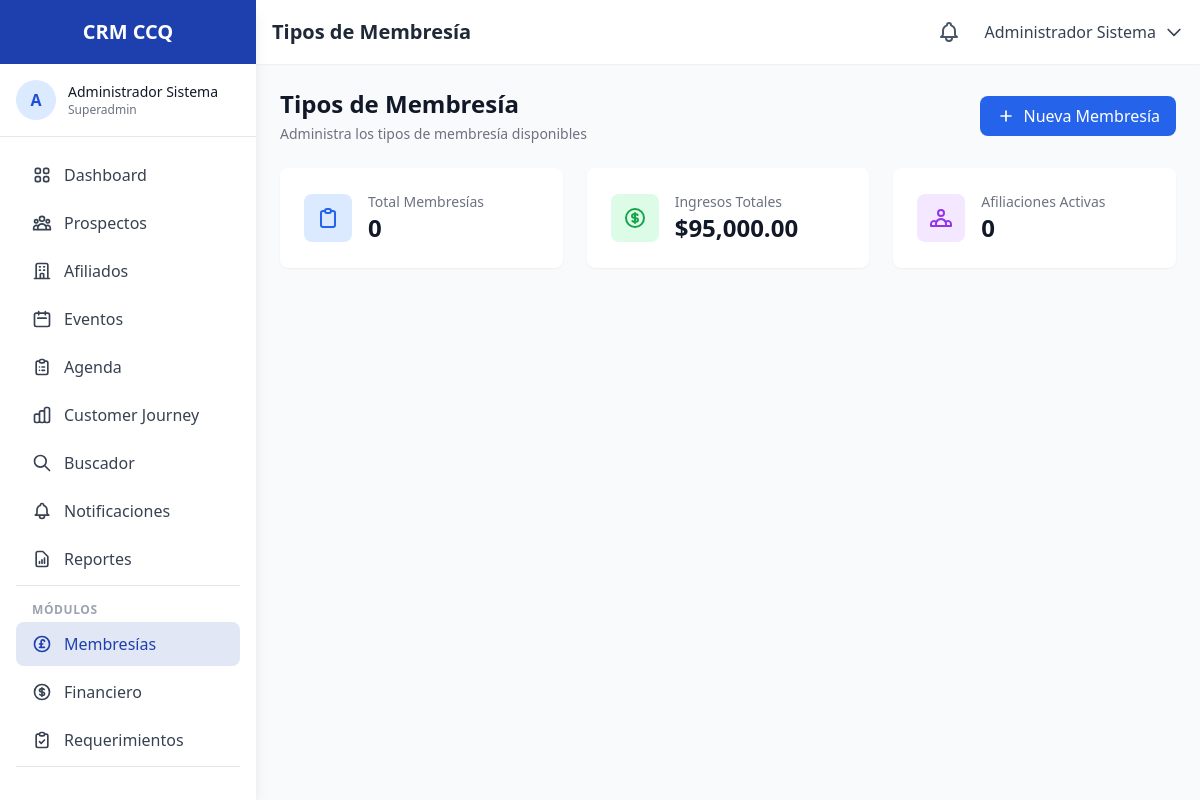
The app's page /membresias (signed in), older data.
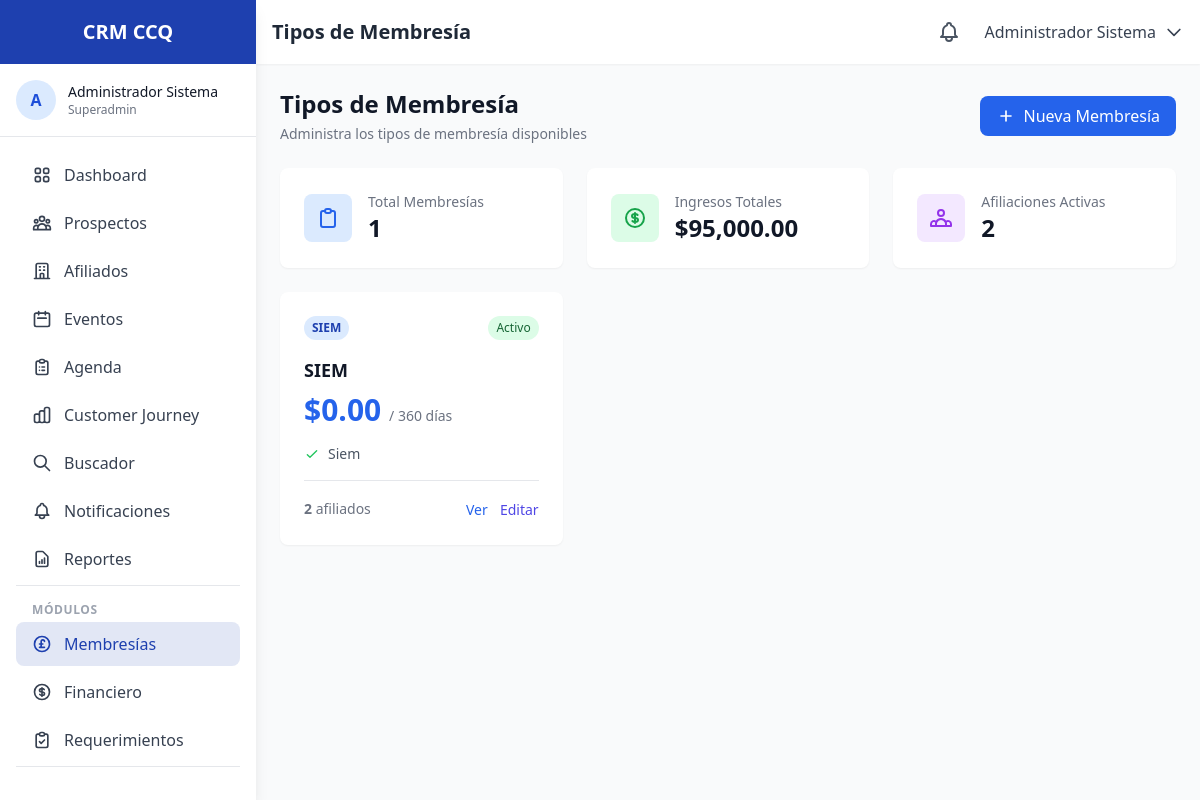
The same page, newer data.
### tables this page shows
CREATE TABLE IF NOT EXISTS `membership_types` (
    `id` INT UNSIGNED AUTO_INCREMENT PRIMARY KEY,
    `name` VARCHAR(100) NOT NULL,
    `code` VARCHAR(20) NOT NULL UNIQUE,
    `price` DECIMAL(10,2) NOT NULL,
    `duration_days` INT DEFAULT 360,
    `benefits` JSON,
    `is_active` TINYINT(1) DEFAULT 1,
    `created_at` TIMESTAMP DEFAULT CURRENT_TIMESTAMP
);

### app/controllers/MembershipsController.php (called while the page is built, shortened)
<?php
class MembershipsController extends Controller {
    private MembershipType $membershipModel;
    public function __construct(array $params = []) {
        $this->membershipModel = new MembershipType();
    }
    public function index(): void {
        $memberships = $this->membershipModel->getAllWithStats();
        $totalRevenue = $this->membershipModel->getRevenue();
        $this->view('memberships/index', [
            'pageTitle' => 'Tipos de Membresía',
            'currentPage' => 'membresias',
            'memberships' => $memberships,
            'totalRevenue' => $totalRevenue
        ]);
    }
}

### public/index.php (called while the page is built, shortened)
<?php
spl_autoload_register(function ($class) {
    $paths = [
        APP_PATH . '/core/' . $class . '.php',
        APP_PATH . '/controllers/' . $class . '.php',
        APP_PATH . '/models/' . $class . '.php'
    ];
    foreach ($paths as $path) {
        if (file_exists($path)) {
            return;
        }
    }
});
$router = new Router();
$router->add('', ['controller' => 'home', 'action' => 'index']);
$router->add('login', ['controller' => 'auth', 'action' => 'login']);
$router->add('logout', ['controller' => 'auth', 'action' => 'logout']);
$router->add('register', ['controller' => 'auth', 'action' => 'register']);
$router->add('recuperar-password', ['controller' => 'auth', 'action' => 'forgotPassword']);
$router->add('restablecer-password', ['controller' => 'auth', 'action' => 'resetPassword']);
$router->add('dashboard', ['controller' => 'dashboard', 'action' => 'index']);
$router->add('dashboard/afiliador', ['controller' => 'dashboard', 'action' => 'afiliador']);
$router->add('dashboard/comercial', ['controller' => 'dashboard', 'action' => 'comercial']);
$router->add('dashboard/direccion', ['controller' => 'dashboard', 'action' => 'direccion']);
$router->add('dashboard/contabilidad', ['controller' => 'dashboard', 'action' => 'contabilidad']);
$router->add('prospectos', ['controller' => 'prospects', 'action' => 'index']);
$router->add('prospectos/nuevo', ['controller' => 'prospects', 'action' => 'create']);
$router->add('prospectos/{id}', ['controller' => 'prospects', 'action' => 'show']);
$router->add('prospectos/{id}/editar', ['controller' => 'prospects', 'action' => 'edit']);
$router->add('prospectos/{id}/eliminar', ['controller' => 'prospects', 'action' => 'delete']);
$router->add('prospectos/canal/{channel}', ['controller' => 'prospects', 'action' => 'byChannel']);
$router->add('afiliados', ['controller' => 'affiliates', 'action' => 'index']);
$router->add('afiliados/nuevo', ['controller' => 'affiliates', 'action' => 'create']);
$router->add('afiliados/{id}', ['controller' => 'affiliates', 'action' => 'show']);
$router->add('afiliados/{id}/editar', ['controller' => 'affiliates', 'action' => 'edit']);
$router->add('afiliados/{id}/expediente', ['controller' => 'affiliates', 'action' => 'digitalFile']);
$router->add('afiliados/vencimientos', ['controller' => 'affiliates', 'action' => 'expirations']);
$router->add('afiliados/exafiliados', ['controller' => 'affiliates', 'action' => 'former']);
$router->add('eventos', ['controller' => 'events', 'action' => 'index']);
$router->add('eventos/nuevo', ['controller' => 'events', 'action' => 'create']);
$router->add('eventos/{id}', ['controller' => 'events', 'action' => 'show']);
$router->add('eventos/{id}/editar', ['controller' => 'events', 'action' => 'edit']);
$router->add('eventos/{id}/registro', ['controller' => 'events', 'action' => 'registration']);
$router->add('eventos/{id}/asistencia', ['controller' => 'events', 'action' => 'attendance']);
$router->add('agenda', ['controller' => 'agenda', 'action' => 'index']);
$router->add('agenda/nueva', ['controller' => 'agenda', 'action' => 'create']);
$router->add('agenda/{id}', ['controller' => 'agenda', 'action' => 'show']);
$router->add('agenda/{id}/editar', ['controller' => 'agenda', 'action' => 'edit']);
$router->add('agenda/api/eventos', ['controller' => 'agenda', 'action' => 'apiEvents']);
$router->add('buscador', ['controller' => 'search', 'action' => 'index']);
$router->add('buscador/resultados', ['controller' => 'search', 'action' => 'results']);
$router->add('buscador/no-match', ['controller' => 'search', 'action' => 'noMatch']);
$router->add('journey', ['controller' => 'journey', 'action' => 'index']);
$router->add('journey/{id}', ['controller' => 'journey', 'action' => 'show']);
$router->add('journey/upselling', ['controller' => 'journey', 'action' => 'upselling']);
$router->add('journey/crossselling', ['controller' => 'journey', 'action' => 'crossselling']);
$router->add('notificaciones', ['controller' => 'notifications', 'action' => 'index']);
$router->add('notificaciones/marcar-leida/{id}', ['controller' => 'notifications', 'action' => 'markRead']);
$router->add('reportes', ['controller' => 'reports', 'action' => 'index']);
$router->add('reportes/comerciales', ['controller' => 'reports', 'action' => 'commercial']);
$router->add('reportes/financieros', ['controller' => 'reports', 'action' => 'financial']);
$router->add('reportes/operativos', ['controller' => 'reports', 'action' => 'operational']);
$router->add('configuracion', ['controller' => 'config', 'action' => 'index']);
$router->add('configuracion/sitio', ['controller' => 'config', 'action' => 'site']);
$router->add('configuracion/correo', ['controller' => 'config', 'action' => 'email']);
$router->add('configuracion/correo/probar', ['controller' => 'config', 'action' => 'testEmail']);
$router->add('configuracion/estilos', ['controller' => 'config', 'action' => 'styles']);
$router->add('configuracion/pagos', ['controller' => 'config', 'action' => 'payments']);
$router->add('configuracion/api', ['controller' => 'config', 'action' => 'api']);
$router->add('configuracion/usuarios', ['controller' => 'config', 'action' => 'users']);
$router->add('perfil', ['controller' => 'profile', 'action' => 'index']);
$router->add('perfil/actualizar', ['controller' => 'profile', 'action' => 'update']);
$router->add('perfil/password', ['controller' => 'profile', 'action' => 'changePassword']);
$router->add('usuarios', ['controller' => 'users', 'action' => 'index']);
$router->add('usuarios/nuevo', ['controller' => 'users', 'action' => 'create']);
$router->add('usuarios/{id}', ['controller' => 'users', 'action' => 'show']);
$router->add('usuarios/{id}/editar', ['controller' => 'users', 'action' => 'edit']);
$router->add('membresias', ['controller' => 'memberships', 'action' => 'index']);
$router->add('membresias/nuevo', ['controller' => 'memberships', 'action' => 'create']);
$router->add('membresias/{id}', ['controller' => 'memberships', 'action' => 'show']);
$router->add('membresias/{id}/editar', ['controller' => 'memberships', 'action' => 'edit']);
$router->add('financiero', ['controller' => 'financial', 'action' => 'index']);
$router->add('financiero/pagos', ['controller' => 'financial', 'action' => 'payments']);
$router->add('financiero/facturas', ['controller' => 'financial', 'action' => 'invoices']);
$router->add('financiero/reporte', ['controller' => 'financial', 'action' => 'report']);
$router->add('financiero/registrar-pago', ['controller' => 'financial', 'action' => 'recordPayment']);
$router->add('financiero/generar-factura', ['controller' => 'financial', 'action' => 'generateInvoice']);
$router->add('importar', ['controller' => 'import', 'action' => 'index']);
$router->add('importar/procesar', ['controller' => 'import', 'action' => 'process']);
$router->add('importar/plantilla', ['controller' => 'import', 'action' => 'template']);
$router->add('auditoria', ['controller' => 'audit', 'action' => 'index']);
$router->add('auditoria/buscar', ['controller' => 'audit', 'action' => 'search']);
$router->add('auditoria/actividad', ['controller' => 'audit', 'action' => 'activity']);
$router->add('auditoria/usuario/{id}', ['controller' => 'audit', 'action' => 'byUser']);
$router->add('auditoria/tabla', ['controller' => 'audit', 'action' => 'byTable']);
$router->add('requerimientos', ['controller' => 'requirements', 'action' => 'index']);
$router->add('requerimientos/nuevo', ['controller' => 'requirements', 'action' => 'create']);
$router->add('requerimientos/mis-requerimientos', ['controller' => 'requirements', 'action' => 'myRequirements']);
$router->add('requerimientos/actualizar-estado', ['controller' => 'requirements', 'action' => 'updateStatus']);
$router->add('requerimientos/{id}', ['controller' => 'requirements', 'action' => 'show']);
$router->add('requerimientos/{id}/editar', ['controller' => 'requirements', 'action' => 'edit']);
$router->add('api/prospectos', ['controller' => 'api', 'action' => 'prospects']);
$router->add('api/afiliados', ['controller' => 'api', 'action' => 'affiliates']);
$router->add('api/eventos', ['controller' => 'api', 'action' => 'events']);
$router->add('api/dashboard', ['controller' => 'api', 'action' => 'dashboard']);
$router->add('api/notificaciones', ['controller' => 'api', 'action' => 'notifications']);
$router->add('api/buscar', ['controller' => 'api', 'action' => 'search']);
$url = $_GET['url'] ?? '';
try {
    $router->dispatch($url);
} catch (Exception $e) {
    $code = $e->getCode() ?: 500;
    http_response_code($code);
    if ($code === 404) {
        require_once APP_PATH . '/views/errors/404.php';
    } else {
        echo "Error: " . $e->getMessage();
    }
}

### app/core/Database.php (called while the page is built, shortened)
<?php
class Database {
    private static $instance = null;
    private $pdo;
    private function __construct() {
        try {
            $dsn = "mysql:host=" . DB_HOST . ";dbname=" . DB_NAME . ";charset=" . DB_CHARSET;
            $this->pdo = new PDO($dsn, DB_USER, DB_PASS, DB_OPTIONS);
        } catch (PDOException $e) {
            throw new Exception("Database connection failed: " . $e->getMessage());
        }
    }
    public static function getInstance(): self {
        if (self::$instance === null) {
            self::$instance = new self();
        }
        return self::$instance;
    }
    public function query(string $sql, array $params = []): PDOStatement {
        $stmt = $this->pdo->prepare($sql);
        $stmt->execute($params);
        return $stmt;
    }
    public function fetchAll(string $sql, array $params = []): array {
        $stmt = $this->query($sql, $params);
        return $stmt->fetchAll();
    }
}

### app/models/MembershipType.php (called while the page is built, shortened)
<?php
class MembershipType extends Model {
    protected string $table = 'membership_types';
    public function getAllWithStats(): array {
        $sql = "SELECT m.*,
                       COUNT(a.id) as total_affiliations,
                       SUM(CASE WHEN a.status = 'active' THEN 1 ELSE 0 END) as active_affiliations
                FROM {$this->table} m
                LEFT JOIN affiliations a ON m.id = a.membership_type_id
                GROUP BY m.id
                ORDER BY m.price";
        return $this->raw($sql);
    }
}

### app/core/Model.php (called while the page is built, shortened)
<?php
abstract class Model {
    protected Database $db;
    public function __construct() {
        $this->db = Database::getInstance();
    }
    protected function raw(string $sql, array $params = []): array {
        return $this->db->fetchAll($sql, $params);
    }
}

### app/views/memberships/index.php (the view, shortened to what the rows shown need)
<div class="space-y-6">
    <div class="flex flex-col sm:flex-row sm:items-center sm:justify-between">
        <div>
            <h2 class="text-2xl font-bold text-gray-900">Tipos de Membresía</h2>
        </div>
    </div>
    <div class="grid grid-cols-1 md:grid-cols-2 lg:grid-cols-3 gap-6">
        <?php foreach ($memberships as $membership): ?>
        <div class="bg-white rounded-lg shadow-sm overflow-hidden">
            <div class="p-6 <?php echo $membership['is_active'] ? '' : 'opacity-50'; ?>">
                <div class="flex items-center justify-between mb-4">
                    <span class="px-2 py-1 text-xs font-semibold rounded-full bg-blue-100 text-blue-800">
                        <?php echo htmlspecialchars($membership['code']); ?>
                    </span>
                    <span class="px-2 py-1 text-xs rounded-full <?php echo $membership['is_active'] ? 'bg-green-100 text-green-800' : 'bg-red-100 text-red-800'; ?>">
                        <?php echo $membership['is_active'] ? 'Activo' : 'Inactivo'; ?>
                    </span>
                </div>
                <h3 class="text-lg font-semibold text-gray-900 mb-2">
                    <?php echo htmlspecialchars($membership['name']); ?>
                </h3>
                <p class="text-3xl font-bold text-blue-600 mb-4">
                    $<?php echo number_format($membership['price'], 2); ?>
                    <span class="text-sm font-normal text-gray-500">/ <?php echo $membership['duration_days']; ?> días</span>
                </p>
                <?php
                $benefits = json_decode($membership['benefits'] ?? '{}', true);
                if (!empty($benefits)):
                ?>
                <ul class="space-y-2 mb-4">
                    <?php foreach ($benefits as $key => $value): ?>
                    <li class="flex items-center text-sm text-gray-600">
                        <svg class="w-4 h-4 text-green-500 mr-2" fill="none" stroke="currentColor" viewBox="0 0 24 24">
                            <path stroke-linecap="round" stroke-linejoin="round" stroke-width="2" d="M5 13l4 4L19 7"/>
                        </svg>
                        <?php
                        $label = str_replace('_', ' ', ucfirst($key));
                        echo htmlspecialchars($label);
                        ?>
                    </li>
                    <?php endforeach; ?>
                </ul>
                <?php endif; ?>
                <div class="flex justify-between items-center pt-4 border-t">
                    <div class="text-sm text-gray-500">
                        <span class="font-semibold"><?php echo $membership['active_affiliations'] ?? 0; ?></span> afiliados
                    </div>
                    <div class="space-x-2">
                        <a href="<?php echo BASE_URL; ?>/membresias/<?php echo $membership['id']; ?>"
                           class="text-blue-600 hover:text-blue-800 text-sm">Ver</a>
                        <?php if (($_SESSION['user_role'] ?? '') === 'superadmin'): ?>
                        <a href="<?php echo BASE_URL; ?>/membresias/<?php echo $membership['id']; ?>/editar"
                           class="text-indigo-600 hover:text-indigo-800 text-sm">Editar</a>
                        <?php endif; ?>
                    </div>
                </div>
            </div>
        </div>
        <?php endforeach; ?>
    </div>
</div>

Row changes from the older to the newer data that the page shows:
added membership_types: code "SIEM", is_active "Activo", name "SIEM", price "0.00", duration_days "360", benefits "{\"siem\": true}" (drawn), label "Siem", active_affiliations "2"
Text that changed along with them:
count($memberships): "0" → "1"
array_sum(array_column($memberships, 'active_affiliations')): "0" → "2"
